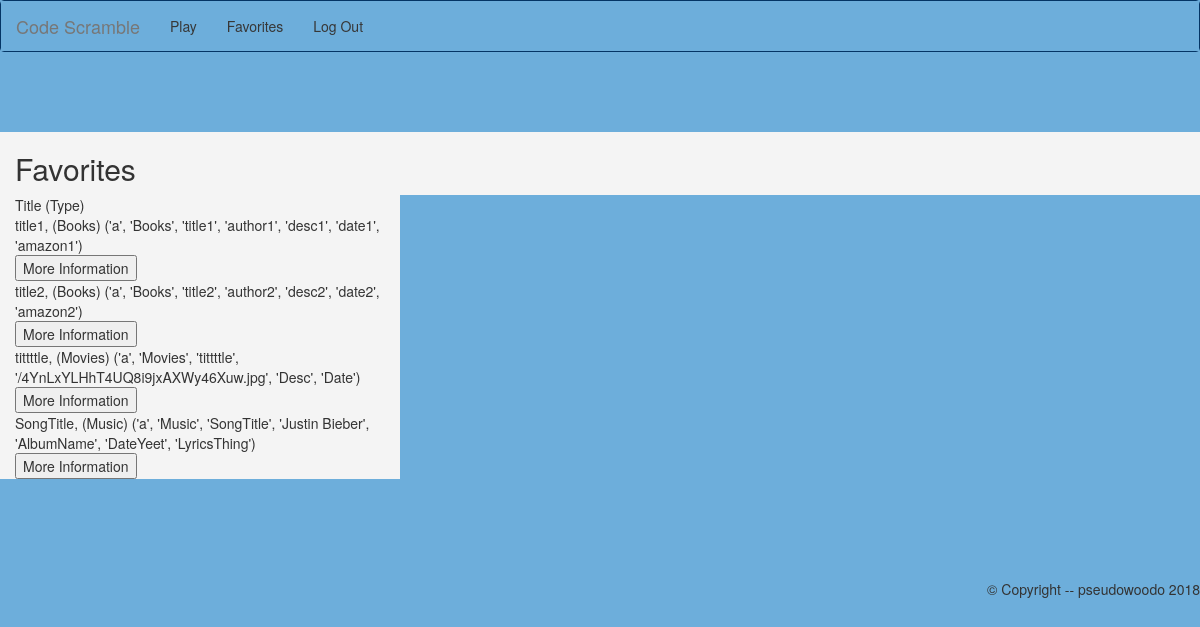
Page /faves (signed in) on the earlier database version.
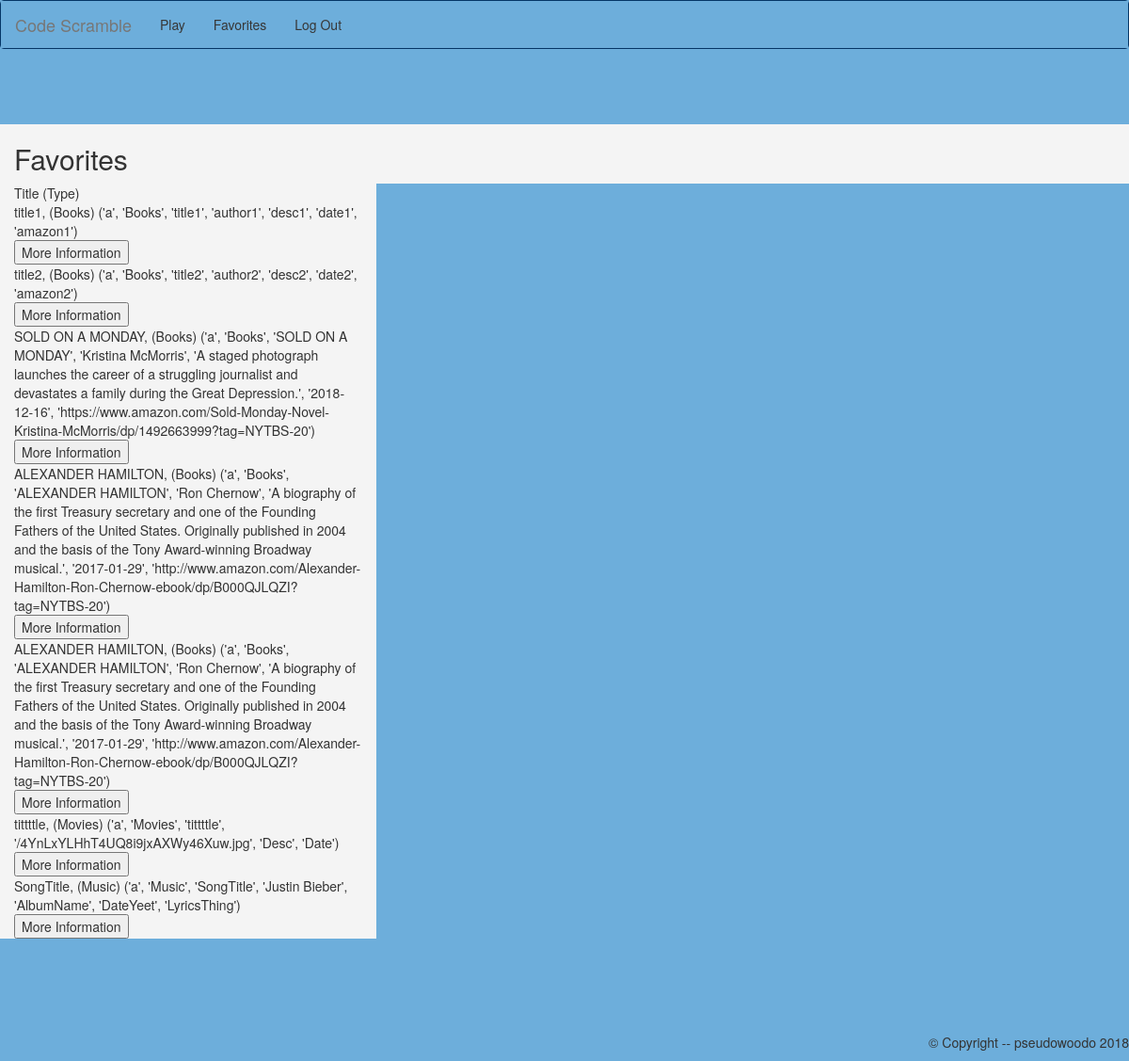
Same page on the later database version.
### tables this page shows
CREATE TABLE book_faves (user TEXT, type TEXT, title TEXT, author TEXT, description TEXT, date TEXT, amazon TEXT);

CREATE TABLE movie_faves (user TEXT, type TEXT, title TEXT, poster TEXT, description TEXT, date TEXT);

CREATE TABLE music_faves (user TEXT, type TEXT, title TEXT, artist TEXT, album TEXT, date TEXT, lyrics TEXT);

### app.py (the view)
@app.route("/faves")
def faves():
    username=session.get('username')
    db = sqlite3.connect(DB_FILE)
    u = db.cursor()
    user_faves = []
    temp = u.execute("SELECT * from book_faves WHERE book_faves.user == (?);", (username,))
    user_faves.extend(temp.fetchall())
    temp = u.execute("SELECT * from movie_faves WHERE movie_faves.user == (?);", (username,))
    user_faves.extend(temp.fetchall())
    temp = u.execute("SELECT * from game_faves WHERE game_faves.user == (?);", (username,))
    user_faves.extend(temp.fetchall())
    temp = u.execute("SELECT * from music_faves WHERE music_faves.user == (?);", (username,))
    user_faves.extend(temp.fetchall())
    print(user_faves)
    db.commit()
    db.close()
    return render_template('user.html', user_name=username, favorites=user_faves)

### templates/user.html (shortened to what this page needs)
{% extends "base.html" %}
{% block content %}
<br><br>
<head>
</head>
<div class="container-fluid">
  <div class="row">
    <div class="col-sm-12" style="background-color:#F4F4F4;">
      <h2>Favorites </h2>
    </div>
  </div>
</div>
<div class="container-fluid">
  <div class="row">
    <div class="col-sm-4" style="background-color:#F4F4F4;">
      Title (Type)
    </div>
  </div>
  {% for info in favorites %}
  <div class="row">
    <div class="col-sm-4" style="background-color:#F4F4F4;">
      {{info[2]}}, ({{info[1]}}) {{info}}
    </div>
  </div>
   <div class="row">
     <div class="col-sm-4" style="background-color:#F4F4F4;">
       <form action = "/result">
	 <input type="submit" name="submit" value = "More Information">
       </form>
     </div>
   </div>
   {% endfor %}
</div>
<br>
<br><br>
<br>
{% endblock %}

### templates/base.html (shortened to what this page needs)
<!DOCTYPE html>
<html>
  <head>
    <link rel="stylesheet" href="https://maxcdn.bootstrapcdn.com/bootstrap/3.3.7/css/bootstrap.min.css">
  </head>
  <body>
    <nav class="navbar navbar-default">
      <div class="container-fluid">
	<div class="navbar-header">
	  <a class="navbar-brand" href="#">Code Scramble</a>
	</div>
	<ul class="nav navbar-nav">
	  <li><a href="/">Play</a></li>
	  <li><a href="/faves">Favorites</a></li>
	  <li><a href="/logout">Log Out</a></li>
	</ul>
      </div>
    </nav>
    <br>
    {% block content %}{% endblock %}
    <br>
    <div id="footer">
      <p class="copyright">&copy; Copyright -- pseudowoodo 2018</p>
    </div>
  </body>
</html>

### templates/base.html (style rules this page uses)
.navbar-default { background-color: #043565 !important; border-color: #043565 !important; }
.copyright { float: right; }

Differences in the rows shown:
added book_faves: title "SOLD ON A MONDAY", type "Books", info "('a', 'Books', 'SOLD ON A MONDAY', 'Kristina McMorris', 'A staged photograph launches the career of a struggling journalist and devastates a family during the Great Depression.', '2018-12-16', 'https://www.amazon.com/Sold-Monday-Novel-Kristina-McMorris/dp/1492663999?tag=NYTBS-20')"
added book_faves: title "ALEXANDER HAMILTON", type "Books", info "('a', 'Books', 'ALEXANDER HAMILTON', 'Ron Chernow', 'A biography of the first Treasury secretary and one of the Founding Fathers of the United States. Originally published in 2004 and the basis of the Tony Award-winning Broadway musical.', '2017-01-29', 'http://www.amazon.com/Alexander-Hamilton-Ron-Chernow-ebook/dp/B000QJLQZI?tag=NYTBS-20')"
added book_faves: title "ALEXANDER HAMILTON", type "Books", info "('a', 'Books', 'ALEXANDER HAMILTON', 'Ron Chernow', 'A biography of the first Treasury secretary and one of the Founding Fathers of the United States. Originally published in 2004 and the basis of the Tony Award-winning Broadway musical.', '2017-01-29', 'http://www.amazon.com/Alexander-Hamilton-Ron-Chernow-ebook/dp/B000QJLQZI?tag=NYTBS-20')"
